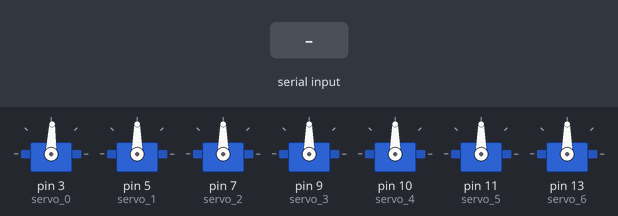
Recording of a sketch running on a simulated Arduino Uno, built with avr-gcc and run on an emulated ATmega328P. Parts: 7 × servo. Inputs (shaded band) come from the test bench.

Above: at 1.2 s.
1.3 s: "30,150\n" received over Serial
At 2.5 s:
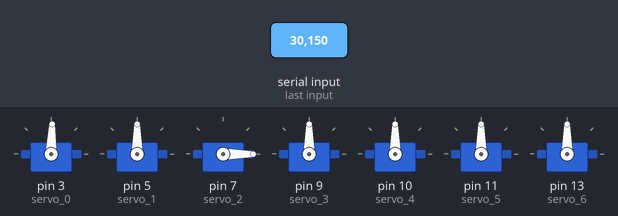
2.8 s: "1\n" received over Serial
At 3.6 s:
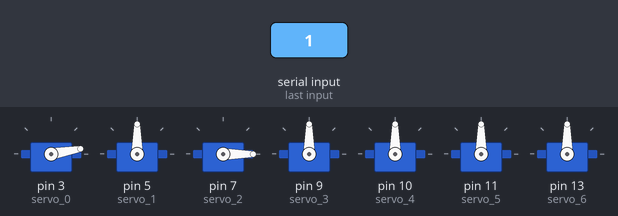
4.3 s: "2\n" received over Serial
At 4.7 s:
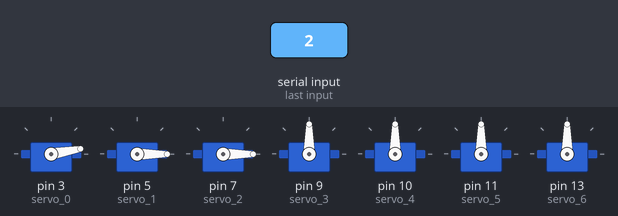
5.8 s: "4\n" received over Serial
At 7.0 s:
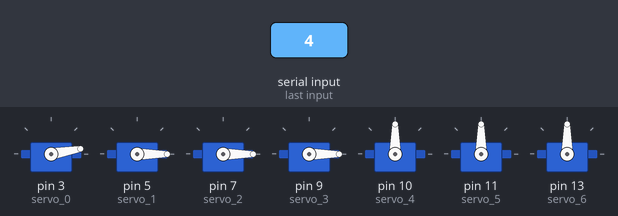
7.3 s: "5\n" received over Serial
At 8.2 s:
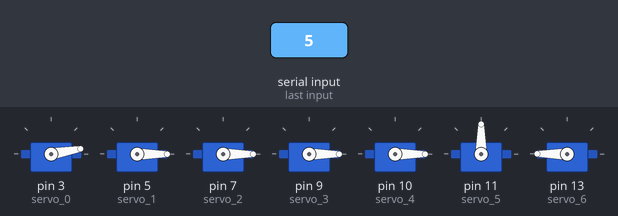
8.8 s: "1,90\n" received over Serial
At 9.5 s:
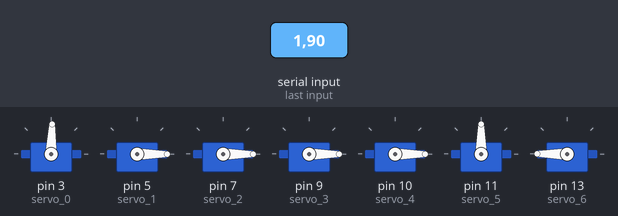
Timing chart, 0 to 11.3 s (numbered marks = the images above; inputs shaded):
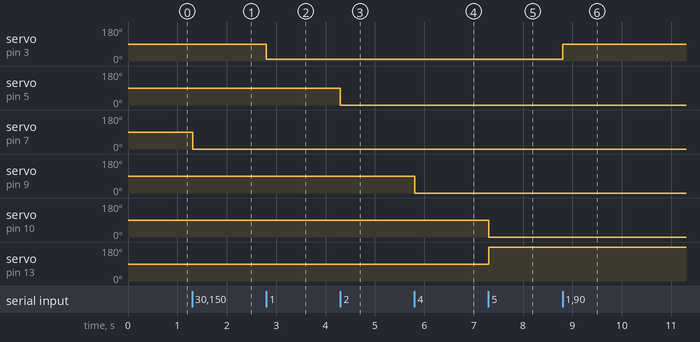

Measured:
- after the input at 1.3 s, servo on pin 7 (servo_2): 90° → 0° at once
- after the input at 2.8 s, servo on pin 3 (servo_0): 88° → 10° at once
- after the input at 4.3 s, servo on pin 5 (servo_1): 90° → 0° at once
- after the input at 5.8 s, servo on pin 9 (servo_3): 90° → 0° at once
- after the input at 7.3 s, servo on pin 10 (servo_4): 90° → 0° at once; servo on pin 13 (servo_6): 90° → 180° at once
- after the input at 8.8 s, servo on pin 3 (servo_0): 10° → 88° at once

The sketch:

robotic_arm.ino
```cpp
#include <Servo.h>

Servo servo_0; // Declaration of object to control the first servo
Servo servo_1; // Declaration of object to control the second servo
Servo servo_2; // Declaration of object to control the third servo
Servo servo_3; // Declaration of object to control the fourth servo
Servo servo_4; // Declaration of object to control the fifth servo
Servo servo_5; // Declaration of object to control the sixth servo
Servo servo_6; // Declaration of object to control the seventh servo (not used in this project)

void setup() {
  Serial.begin(9600); // Initialize serial communication
  servo_0.attach(3); // Associate servo_0 to pin 2
  servo_1.attach(5); // Associate servo_1 to pin 3l
  servo_2.attach(7); // Associate servo_2 to pin 4
  servo_3.attach(9); // Associate servo_3 to pin 5
  servo_4.attach(10); // Associate servo_4 to pin 6
  servo_5.attach(11); // Associate servo_5 to pin 7
  servo_6.attach(13); // Associate servo_6 to pin 8

  servo_0.write(88);   // Safe open position for gripper
  servo_1.write(90);
  servo_2.write(90);
  servo_3.write(90);
  servo_4.write(90);
  servo_5.write(90);
  servo_6.write(90);
}

void loop() {
  if (Serial.available() > 0) { // If there is data available to read
    String input = Serial.readStringUntil('\n'); // Read the data string until newline
    int servoIndex = input.substring(0, 1).toInt(); // Get the servo index
    int servoValue = input.substring(2).toInt(); // Get the servo value

    switch (servoIndex) {
      case 1:
        if (servoValue < 10) servoValue = 10;
        if (servoValue > 88) servoValue = 88;
        servo_0.write(servoValue);
        break;
      case 2:
        servo_1.write(servoValue);
        break;
      case 3:
        servo_2.write(servoValue);
        break;
      case 4:
        servo_3.write(servoValue);
        break;
      case 5:
        servo_4.write(servoValue);
        servo_6.write(180 - servoValue);
        break;
      case 6:
        servo_5.write(servoValue);
        break;
      default:
        // Invalid servo index
        break;
    }
  }
}
```
